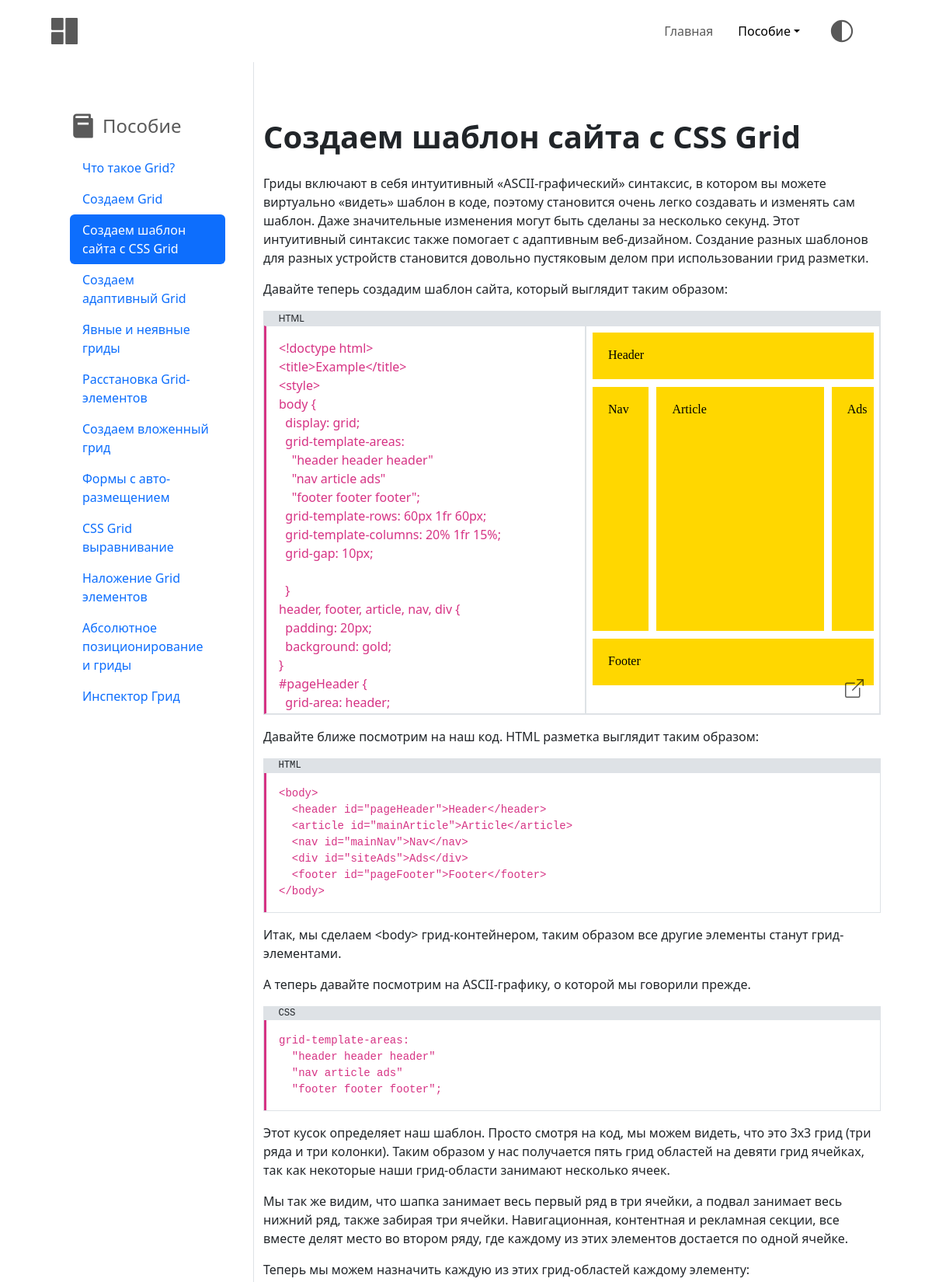
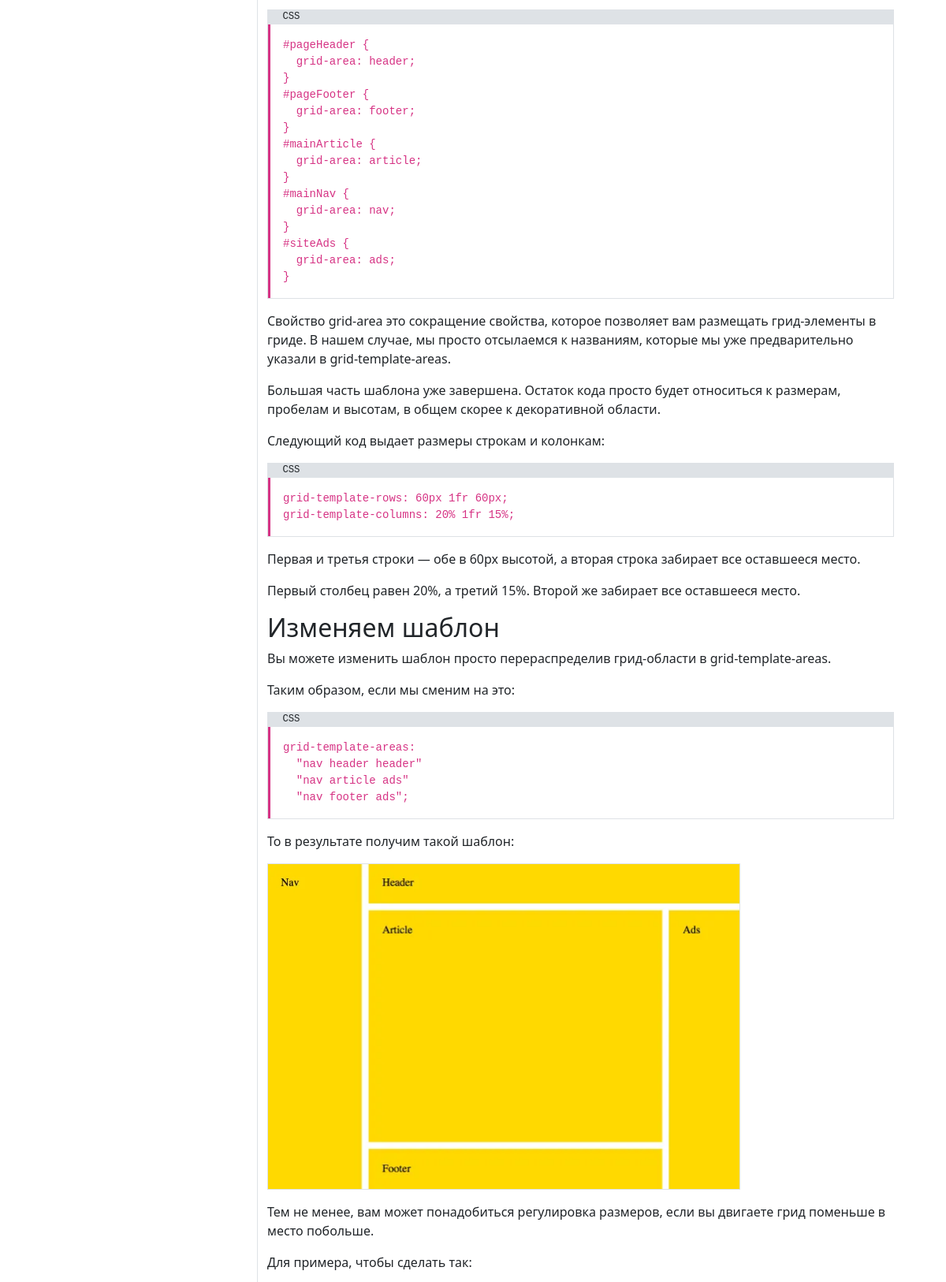
The app's page /chapters/создаем_шаблон_сайта_с_css_grid (upper part) with its own data (2 pictures, top to bottom).
### grid_basics_app/models.py (models this page shows, shortened)
class Chapter(models.Model):
    url_name = models.CharField(max_length=64, verbose_name='url имя', blank=True, default='', unique=True)
    name = models.CharField(max_length=64, verbose_name="название главы", unique=True)
    content = RichTextUploadingField(verbose_name="содержимое")
    index = models.IntegerField(verbose_name='индекс')
    class Meta:
        verbose_name = "глава"
        verbose_name_plural = "главы"

### grid_basics_app/views.py (the view)
# urls.py: path("chapters/<chapter_url_name>", ChapterView.as_view(), name="chapter"),
class ChapterView(View):
    def get(self, request, chapter_url_name):
        context = {}
        context['chapters'] = Chapter.objects.all().order_by('index')
        context['chapter'] = Chapter.objects.filter(url_name=chapter_url_name)[0]
        context['prev_chap'] = Chapter.objects.filter(index__lt=context['chapter'].index).order_by('-index').first()
        context['next_chap'] = Chapter.objects.filter(index__gt=context['chapter'].index).order_by('index').first()
        context['test'] = context['chapter'].test_set.all().first()
        return render(request, 'chapter.html', context)

### grid_basics_app/templates/chapter.html (shortened to what this page needs)
{% extends "base.html" %}
{% block head %}
{% load static %}
<link rel="stylesheet" href="{% static "css/chapter.css" %}">
{% endblock head %}
{% block main_container %}
<main class="container-fluid row">
	<div class="sidebar col-3 border-end d-none d-lg-block" >
		<nav class="sidebar sticky-top py-5 px-3 mx-2" id="sidebar" >
			<ul class="nav nav-pills flex-column nav-justified">
				<div class="sidebar__header">
					<span class="fs-4 fw-medium ">Пособие</span>
				</div>
				{% for chap in chapters %}
				<li>
					<a class="nav-link {% if request.resolver_match.kwargs.chapter_url_name  == chap.url_name %}active{% endif %}" href="/chapters/{{chap.url_name}}">{{chap.name}}</a>
				</li>
				{% endfor %}
			</ul>
		</nav>
	</div>
	<div class="col-lg-9 py-5">
		<h1 class="my-4 fw-bold">{{chapter.name}}</h1>
		{{chapter.content|safe}}
	</div>
</main>
{% endblock main_container %}

### records on screen
Chapter: name "Что такое Grid?"
Chapter: name "Создаем Grid"
Chapter: name "Создаем шаблон сайта с CSS Grid", content (picture)
Chapter: name "Создаем адаптивный Grid"
Chapter: name "Явные и неявные гриды"
Chapter: name "Расстановка Grid-элементов"
Chapter: name "Создаем вложенный грид"
Chapter: name "Формы с авто-размещением"
Chapter: name "CSS Grid выравнивание"
Chapter: name "Наложение Grid элементов"
Chapter: name "Абсолютное позиционирование и гриды"
Chapter: name "Инспектор Грид"
